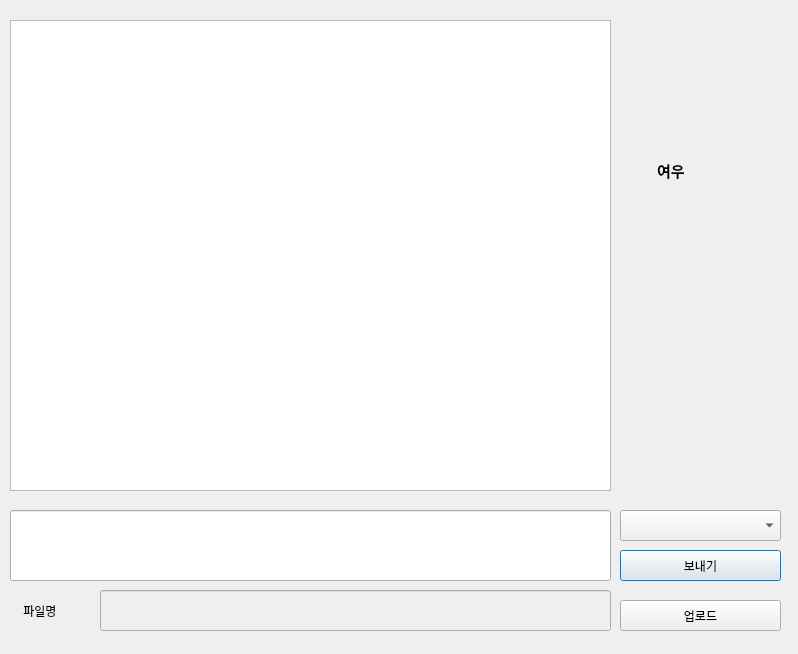
<?xml version="1.0" encoding="UTF-8"?>
<ui version="4.0">
 <class>Dialog</class>
 <widget class="QDialog" name="Dialog">
  <property name="geometry">
   <rect>
    <x>0</x>
    <y>0</y>
    <width>798</width>
    <height>654</height>
   </rect>
  </property>
  <property name="windowTitle">
   <string>Dialog</string>
  </property>
  <widget class="QPushButton" name="pushButton">
   <property name="geometry">
    <rect>
     <x>620</x>
     <y>550</y>
     <width>161</width>
     <height>31</height>
    </rect>
   </property>
   <property name="text">
    <string>보내기</string>
   </property>
   <property name="checkable">
    <bool>false</bool>
   </property>
  </widget>
  <widget class="QLineEdit" name="lineEdit">
   <property name="geometry">
    <rect>
     <x>10</x>
     <y>510</y>
     <width>601</width>
     <height>71</height>
    </rect>
   </property>
  </widget>
  <widget class="QTextBrowser" name="txtBrowserResult">
   <property name="enabled">
    <bool>true</bool>
   </property>
   <property name="geometry">
    <rect>
     <x>10</x>
     <y>20</y>
     <width>601</width>
     <height>471</height>
    </rect>
   </property>
  </widget>
  <widget class="QLabel" name="myPic">
   <property name="enabled">
    <bool>true</bool>
   </property>
   <property name="geometry">
    <rect>
     <x>630</x>
     <y>20</y>
     <width>151</width>
     <height>131</height>
    </rect>
   </property>
   <property name="mouseTracking">
    <bool>false</bool>
   </property>
   <property name="tabletTracking">
    <bool>false</bool>
   </property>
   <property name="acceptDrops">
    <bool>false</bool>
   </property>
   <property name="autoFillBackground">
    <bool>false</bool>
   </property>
   <property name="text">
    <string/>
   </property>
   <property name="pixmap">
    <pixmap>C:/Users/여우/Desktop/게임/디코/fox.png</pixmap>
   </property>
   <property name="scaledContents">
    <bool>true</bool>
   </property>
   <property name="wordWrap">
    <bool>false</bool>
   </property>
   <property name="openExternalLinks">
    <bool>false</bool>
   </property>
  </widget>
  <widget class="QLabel" name="label_2">
   <property name="geometry">
    <rect>
     <x>630</x>
     <y>160</y>
     <width>151</width>
     <height>21</height>
    </rect>
   </property>
   <property name="font">
    <font>
     <family>나눔고딕</family>
     <pointsize>11</pointsize>
     <weight>75</weight>
     <bold>true</bold>
    </font>
   </property>
   <property name="text">
    <string>        여우</string>
   </property>
  </widget>
  <widget class="QComboBox" name="comboBox">
   <property name="geometry">
    <rect>
     <x>620</x>
     <y>510</y>
     <width>161</width>
     <height>31</height>
    </rect>
   </property>
  </widget>
  <widget class="QPushButton" name="pushButton_2">
   <property name="geometry">
    <rect>
     <x>620</x>
     <y>600</y>
     <width>161</width>
     <height>31</height>
    </rect>
   </property>
   <property name="text">
    <string>업로드</string>
   </property>
   <property name="checkable">
    <bool>false</bool>
   </property>
  </widget>
  <widget class="QLineEdit" name="lineEdit_file">
   <property name="enabled">
    <bool>false</bool>
   </property>
   <property name="geometry">
    <rect>
     <x>100</x>
     <y>590</y>
     <width>511</width>
     <height>41</height>
    </rect>
   </property>
  </widget>
  <widget class="QLabel" name="label_4">
   <property name="geometry">
    <rect>
     <x>20</x>
     <y>590</y>
     <width>61</width>
     <height>41</height>
    </rect>
   </property>
   <property name="text">
    <string> 파일명</string>
   </property>
  </widget>
 </widget>
 <resources/>
 <connections/>
</ui>
